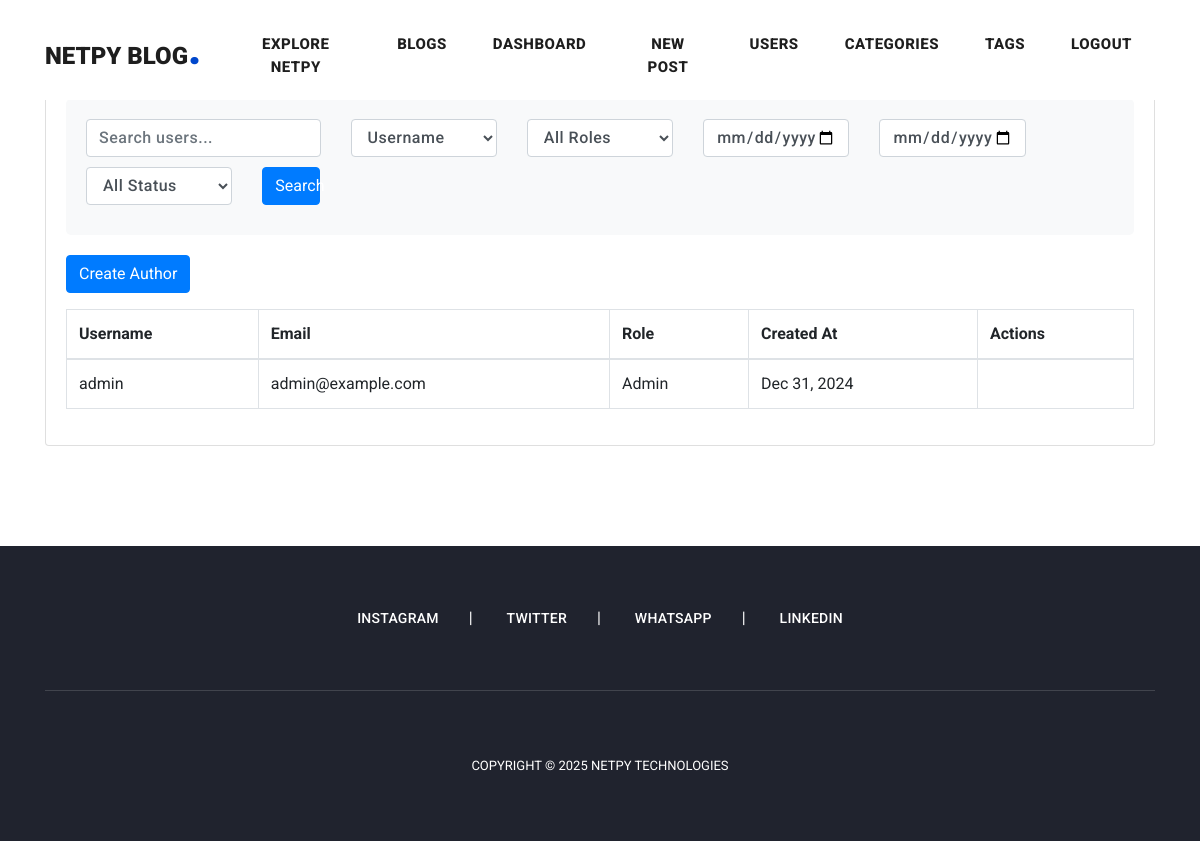
The page /admin/manage-users.php (signed in) on the database its author committed.
### tables this page shows
CREATE TABLE IF NOT EXISTS users (
    id INT AUTO_INCREMENT PRIMARY KEY,
    username VARCHAR(50) UNIQUE NOT NULL,
    password VARCHAR(255) NOT NULL,
    email VARCHAR(100) UNIQUE NOT NULL,
    phone_number VARCHAR(20) DEFAULT NULL,
    role ENUM('admin', 'author', 'user') DEFAULT 'user',
    is_active BOOLEAN DEFAULT TRUE,
    deleted_at TIMESTAMP NULL DEFAULT NULL,
    created_at TIMESTAMP DEFAULT CURRENT_TIMESTAMP,
    avatar VARCHAR(255) DEFAULT NULL
);

### admin/manage-users.php (the view, shortened to what this page needs)
<?php
require_once '../functions.php';
$search = isset($_GET['search']) ? trim($_GET['search']) : '';
$search_by = isset($_GET['search_by']) ? $_GET['search_by'] : 'username';
$date_from = isset($_GET['date_from']) ? $_GET['date_from'] : '';
$date_to = isset($_GET['date_to']) ? $_GET['date_to'] : '';
$page = isset($_GET['page']) ? (int)$_GET['page'] : 1;
$users_per_page = 10;
$offset = ($page - 1) * $users_per_page;
$sql = "SELECT id, username, email, role, created_at, is_active FROM users WHERE deleted_at IS NULL";
$params = [];
$types = "";
$sql .= " ORDER BY created_at DESC LIMIT ? OFFSET ?";
$params[] = &$users_per_page;
$params[] = &$offset;
$types .= "ii";
$stmt = $conn->prepare($sql);
if (!empty($params)) {
    $stmt->bind_param($types, ...$params);
}
$stmt->execute();
$result = $stmt->get_result();
$users = $result->fetch_all(MYSQLI_ASSOC);
include '../includes/header.php';
?>
<body>
    <?php include '../includes/header.php'; ?>
    <div class="container">
        <div class="row">
            <div class="col-lg-12">
                <div class="card mt-4">
                    <div class="card-header">
                        <h4>Manage Users</h4>
                    </div>
                    <div class="card-body">
                        <div class="search-form">
                            <form method="GET">
                                <div class="row">
                                    <div class="col-md-3">
                                        <input type="text" name="search" class="form-control" placeholder="Search users..." value="<?php echo htmlspecialchars($search); ?>">
                                    </div>
                                    <div class="col-md-2">
                                        <select name="search_by" class="form-control">
                                            <option value="username" <?php echo $search_by === 'username' ? 'selected' : ''; ?>>Username</option>
                                        </select>
                                    </div>
                                    <div class="col-md-2">
                                        <select name="role" class="form-control">
                                            <option value="">All Roles</option>
                                        </select>
                                    </div>
                                    <div class="col-md-2">
                                        <input type="date" name="date_from" class="form-control" placeholder="From Date" value="<?php echo htmlspecialchars($date_from); ?>" title="From Date">
                                    </div>
                                    <div class="col-md-2">
                                        <input type="date" name="date_to" class="form-control" placeholder="To Date" value="<?php echo htmlspecialchars($date_to); ?>" title="To Date">
                                    </div>
                                    <div class="col-md-2">
                                        <select name="status" class="form-control">
                                            <option value="">All Status</option>
                                        </select>
                                    </div>
                                    <div class="col-md-1">
                                        <button type="submit" class="btn btn-primary w-100">Search</button>
                                    </div>
                                </div>
                            </form>
                        </div>
                        <div class="mb-3">
                            <a href="create-author.php" class="btn btn-primary">Create Author</a>
                        </div>
                        <div class="table-responsive">
                            <table class="table table-bordered">
                                <thead>
                                    <tr>
                                        <th>Username</th>
                                        <th>Email</th>
                                        <th>Role</th>
                                        <th>Created At</th>
                                        <th>Actions</th>
                                    </tr>
                                </thead>
                                <tbody>
                                    <?php if (empty($users)): ?>
                                        <tr>
                                            <td colspan="5" class="text-center">No users found</td>
                                        </tr>
                                    <?php else: ?>
                                        <?php foreach ($users as $user): ?>
                                        <tr>
                                            <td><?php echo htmlspecialchars($user['username']); ?></td>
                                            <td><?php echo htmlspecialchars($user['email']); ?></td>
                                            <td>
                                                <?php if ($user['id'] != $_SESSION['user_id']): ?>
                                                    <form method="POST" class="d-inline">
                                                        <input type="hidden" name="user_id" value="<?php echo $user['id']; ?>">
                                                        <select name="new_role" onchange="this.form.submit()" class="form-control form-control-sm d-inline w-auto">
                                                            <option value="user" <?php echo $user['role'] == 'user' ? 'selected' : ''; ?>>User</option>
                                                            <option value="author" <?php echo $user['role'] == 'author' ? 'selected' : ''; ?>>Author</option>
                                                            <option value="admin" <?php echo $user['role'] == 'admin' ? 'selected' : ''; ?>>Admin</option>
                                                        </select>
                                                        <input type="hidden" name="change_role" value="1">
                                                    </form>
                                                <?php else: ?>
                                                    <?php echo ucfirst($user['role']); ?>
                                                <?php endif; ?>
                                            </td>
                                            <td><?php echo date('M d, Y', strtotime($user['created_at'])); ?></td>
                                            <td>
                                            </td>
                                        </tr>
                                        <?php endforeach; ?>
                                    <?php endif; ?>
                                </tbody>
                            </table>
                        </div>
                    </div>
                </div>
            </div>
        </div>
    </div>
    <?php include '../includes/footer.php'; ?>

### assets/css/templatemo-stand-blog.css (style rules this page uses)
body { font-family: 'Roboto', sans-serif; overflow-x: hidden; text-rendering: optimizeLegibility; -webkit-font-smoothing: antialiased; -moz-osx-font-smoothing: grayscale; }
a { text-decoration: none!important; }
h1,h2,h3,h4,h5,h6 { margin: 0px; }
input, textarea { border-radius: 0px; padding: 12px 30px; display: inline-block; border: 1px solid #eee; font-size: 13px; color: #aaa; font-weight: 500; letter-spacing: 0.5px; background-color: #f4f4f4; outline: none; width: 100%; margin-bottom: 30px; }
select { border-radius: 0px; padding: 12px 30px; display: inline-block; border: 1px solid #eee; font-size: 13px; color: #aaa; font-weight: 500; letter-spacing: 0.5px; background-color: #f4f4f4; outline: none; width: 100%; margin-bottom: 30px; height: 50px; }

### admin/manage-users.php (style rules this page uses)
.search-form { background: #f8f9fa; padding: 20px; border-radius: 5px; margin-bottom: 20px; }
.search-form .form-control { margin-bottom: 10px; }
.search-form .btn { margin-right: 5px; }

### rows shown on the page
users: username "admin", email "admin@example.com", role "Admin", created_at "Dec 31, 2024"
